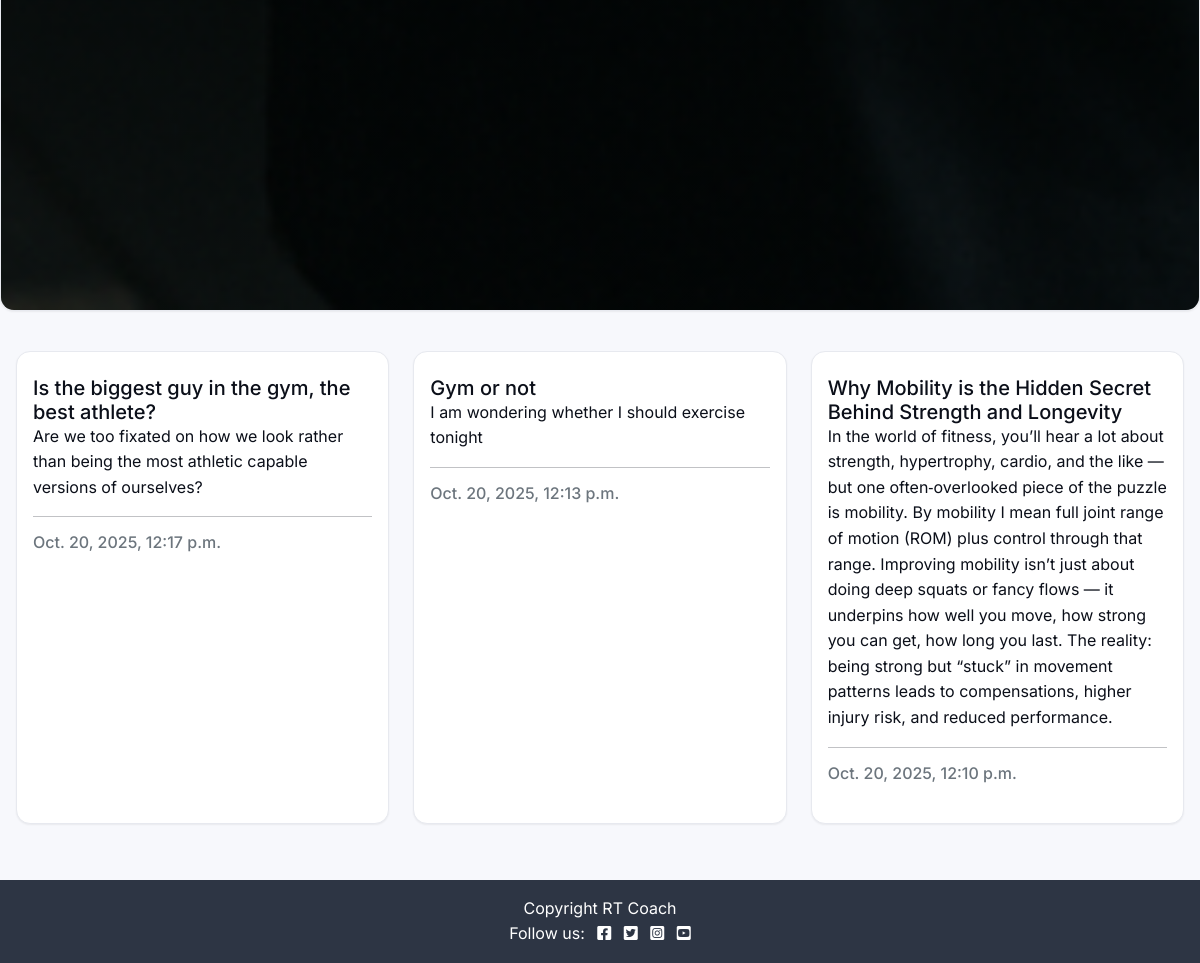
/ (lower part), run on an earlier commit of the app's database.
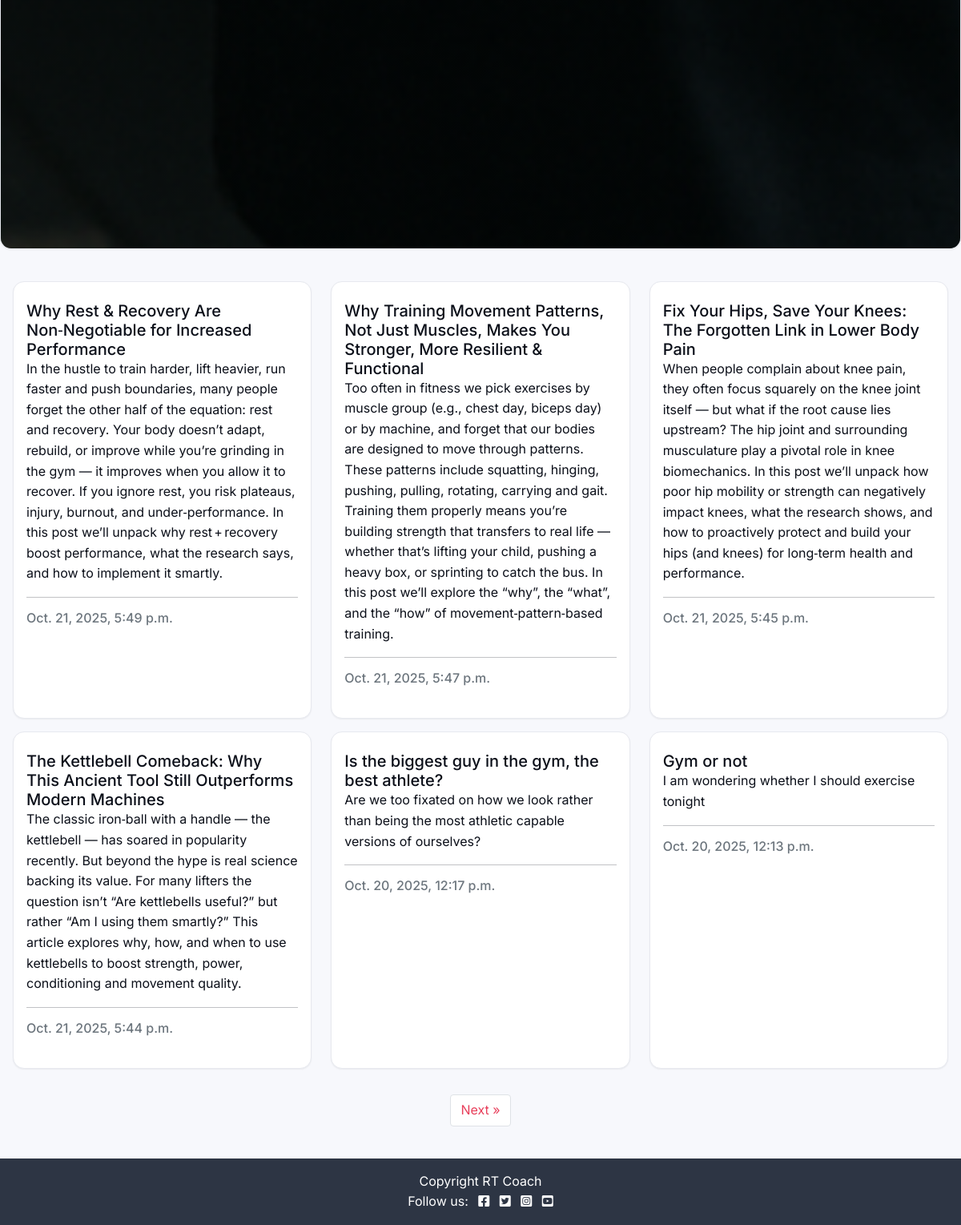
And on a later commit of the database.
### blog/models.py (models this page shows, shortened)
class Post(models.Model):
    title = models.CharField(max_length=200, unique=True)
    slug = models.SlugField(max_length=200, unique=True)
    author = models.ForeignKey(
    User, on_delete=models.CASCADE, related_name="blog_posts"
)
    content = models.TextField()
    created_on = models.DateTimeField(auto_now_add=True)
    status = models.IntegerField(choices=STATUS, default=0)
    excerpt = models.TextField(blank=True)
    updated_on = models.DateTimeField(auto_now=True)
    class Meta:
        ordering = ["-created_on"]

### blog/views.py (the view)
# urls.py: path('', PostList.as_view(), name="home"),
class PostList(ListView):
    queryset = Post.objects.filter(status=1)
    template_name = "blog/index.html"
    paginate_by = 6
    context_object_name = "post_list"

### blog/templates/blog/index.html (shortened to what this page needs)
{% extends "base.html" %}
{% load static %}
{% block content %}
<div class="row">
  <div class="col-12 mt-3 left">
    <div class="row">
      {% for post in post_list %}
        <div class="col-md-4">
          <div class="card mb-4 h-100">
            <div class="image-container">
            </div>
            <div class="card-body">
              <a href="{% url 'blog:post_detail' slug=post.slug %}" class="post-link">
                <h2 class="card-title h5 m-0">{{ post.title }}</h2>
                 <p class="card-text">{{ post.excerpt }}</p>
              </a>
              <hr />
              <p class="card-text text-muted h6 mb-0">
                <time datetime="{{ post.created_on|date:'c' }}">{{ post.created_on }}</time>
              </p>
            </div>
          </div>
        </div>
        {% if forloop.counter|divisibleby:3 %}
          </div><div class="row">
        {% endif %}
      {% empty %}
        <div class="col-12">
          <p class="faded">No posts yet.</p>
        </div>
      {% endfor %}
    </div>
  </div>
</div>
{% if is_paginated %}
<nav aria-label="Page navigation">
  <ul class="pagination justify-content-center">
    {% if page_obj.has_next %}
      <li class="page-item">
        <a href="?page={{ page_obj.next_page_number }}" class="page-link">Next &raquo;</a>
      </li>
    {% endif %}
  </ul>
</nav>
{% endif %}
{% endblock %}

### templates/base.html (shortened to what this page needs)
{% load static %}
{% url 'blog:home' as home_url %}
{% url 'fitness_data' as fitness_data_url %}
<!DOCTYPE html>
<html class="h-100" lang="en">
<head>
  <link rel="stylesheet" href="https://cdnjs.cloudflare.com/ajax/libs/font-awesome/5.15.3/css/all.min.css">
  <link href="https://cdn.jsdelivr.net/npm/bootstrap@5.0.1/dist/css/bootstrap.min.css"
        rel="stylesheet"
>
  <link rel="stylesheet" href="{% static 'css/style.css' %}">
</head>
<body class="d-flex flex-column h-100 main-bg">
{% block hero %}
<section class="container-fluid px-0">
  <div class="masthead light-bg">
    <div class="masthead-image">
      <img class="masthead-photo" src="{% static 'img/rt-coach-hero.png' %}" alt="Athlete training with RT Coach" />
    </div>
  </div>
</section>
{% endblock %}
  <main class="flex-shrink-0 main-bg py-4">
    <div class="container-fluid">
      {% block content %}{% endblock content %}
    </div>
  </main>
  <footer class="footer mt-auto py-3 dark-bg">
    <p class="m-0 text-center text-white">
    {% block copyright %}
       Copyright RT Coach
    {% endblock copyright %}
    </p>
    <p class="m-0 text-center text-white">
      Follow us:
      <a class="ms-2" href="https://www.facebook.com/" aria-label="Facebook"><i class="fab fa-facebook-square"></i></a>
      <a class="ms-2" href="https://x.com/" aria-label="Twitter"><i class="fab fa-twitter-square"></i></a>
      <a class="ms-2" href="https://www.instagram.com/" aria-label="Instagram"><i class="fab fa-instagram-square"></i></a>
      <a class="ms-2" href="https://www.youtube.com/" aria-label="YouTube"><i class="fab fa-youtube-square"></i></a>
    </p>
  </footer>
</body>
</html>

### static/css/style.css (style rules this page uses)
:root { --rt-accent: #e83f5b; --rt-accent-600: #c02f46; --rt-accent-50: #fff1f3; --rt-bg: #f7f8fc; --rt-surface: #ffffff; --rt-ink: #0b0f19; --rt-ink-2: #2d3544; --rt-muted: #6b7280; --rt-border: #e7e9ef; --rt-shadow-1: 0 1px 2px rgba(0,0,0,.06); --rt-shadow-2: 0 8px 22px rgba(0,0,0,.08); --rt-radius: 14px; --rt-radius-sm: 8px; --rt-gap-1: .25rem; --rt-gap-2: .5rem; --rt-gap-3: .75rem; --rt-gap-4: 1rem; --rt-gap-5: 1.25rem; --rt-gap-6: 1.5rem; --rt-font: 'Inter', system-ui, -apple-system, Segoe UI, Roboto, Arial, sans-serif; }
*, *::before, *::after { box-sizing: border-box; }
html { -webkit-text-size-adjust: 100%; }
body { margin: 0; font-family: var(--rt-font); color: var(--rt-ink); background-color: var(--rt-bg); line-height: 1.6; text-rendering: optimizeLegibility; }
a { color: var(--rt-accent); text-decoration: none; }
img { max-width: 100%; height: auto; display: block; }
.main-bg { background-color: var(--rt-bg); }
.light-bg { background-color: var(--rt-surface); }
.dark-bg { background-color: var(--rt-ink-2); color: #fff; }
.masthead { position: relative; overflow: hidden; margin: var(--rt-gap-4) auto 0; height: clamp(6000px, 60vh, 600px); border-radius: var(--rt-radius); border:1px solid var(--rt-border); box-shadow: var(--rt-shadow-1); }
.masthead-image { position: absolute; inset: 0; z-index: 0; }
.masthead-photo { width: 100%; height: 100%; object-fit: cover; display: block; }
.masthead-image::before { content: ""; position: absolute; inset: 0; background: linear-gradient(to bottom, rgba(0,0,0,.25), rgba(0,0,0,.4)); }
.card { background: var(--rt-surface); border: 1px solid var(--rt-border); border-radius: var(--rt-radius); box-shadow: var(--rt-shadow-1); transition: transform .08s ease, box-shadow .18s ease, border-color .18s ease; }
.image-container { position: relative; overflow: hidden; border-top-left-radius: var(--rt-radius); border-top-right-radius: var(--rt-radius); min-height: 8px; }
.post-link { color: var(--rt-ink); text-decoration: none; }
.page-link { color: var(--rt-accent); border-radius: 10px; }
.container-fluid { padding-left: var(--rt-gap-4); padding-right: var(--rt-gap-4); }
.row > [class*='col-'] { margin-bottom: var(--rt-gap-4); }
footer a { color: #fff; }

What changed in the data, as far as the page shows it:
no longer on this page (row unchanged): Post: title "Why Mobility is the Hidden Secret Behind Strength and Longevity", excerpt "In the world of fitness, you’ll hear a lot about strength, hypertrophy, cardio, and the like — but one often‑overlooked piece of the puzzle is mobility. By mobility I mean full joint range of motion (ROM) plus control through that range. Improving mobility isn’t just about doing deep squats or fancy flows — it underpins how well you move, how strong you can get, how long you last. The reality: being strong but “stuck” in movement patterns leads to compensations, higher injury risk, and reduced performance.", created_on "Oct. 20, 2025, 12:10 p.m."
added Post: title "Why Rest & Recovery Are Non‑Negotiable for Increased Performance", excerpt "In the hustle to train harder, lift heavier, run faster and push boundaries, many people forget the other half of the equation: rest and recovery. Your body doesn’t adapt, rebuild, or improve while you’re grinding in the gym — it improves when you allow it to recover. If you ignore rest, you risk plateaus, injury, burnout, and under‑performance. In this post we’ll unpack why rest + recovery boost performance, what the research says, and how to implement it smartly.", created_on "Oct. 21, 2025, 5:49 p.m."
added Post: title "Why Training Movement Patterns, Not Just Muscles, Makes You Stronger, More Resilient & Functional", excerpt "Too often in fitness we pick exercises by muscle group (e.g., chest day, biceps day) or by machine, and forget that our bodies are designed to move through patterns. These patterns include squatting, hinging, pushing, pulling, rotating, carrying and gait. Training them properly means you’re building strength that transfers to real life — whether that’s lifting your child, pushing a heavy box, or sprinting to catch the bus. In this post we’ll explore the “why”, the “what”, and the “how” of movement‑pattern‑based training.", created_on "Oct. 21, 2025, 5:47 p.m."
added Post: title "Fix Your Hips, Save Your Knees: The Forgotten Link in Lower Body Pain", excerpt "When people complain about knee pain, they often focus squarely on the knee joint itself — but what if the root cause lies upstream? The hip joint and surrounding musculature play a pivotal role in knee biomechanics. In this post we’ll unpack how poor hip mobility or strength can negatively impact knees, what the research shows, and how to proactively protect and build your hips (and knees) for long‑term health and performance.", created_on "Oct. 21, 2025, 5:45 p.m."
added Post: title "The Kettlebell Comeback: Why This Ancient Tool Still Outperforms Modern Machines", excerpt "The classic iron‑ball with a handle — the kettlebell — has soared in popularity recently. But beyond the hype is real science backing its value. For many lifters the question isn’t “Are kettlebells useful?” but rather “Am I using them smartly?” This article explores why, how, and when to use kettlebells to boost strength, power, conditioning and movement quality.", created_on "Oct. 21, 2025, 5:44 p.m."
Also different on the page:
text now shown: "Next »"
